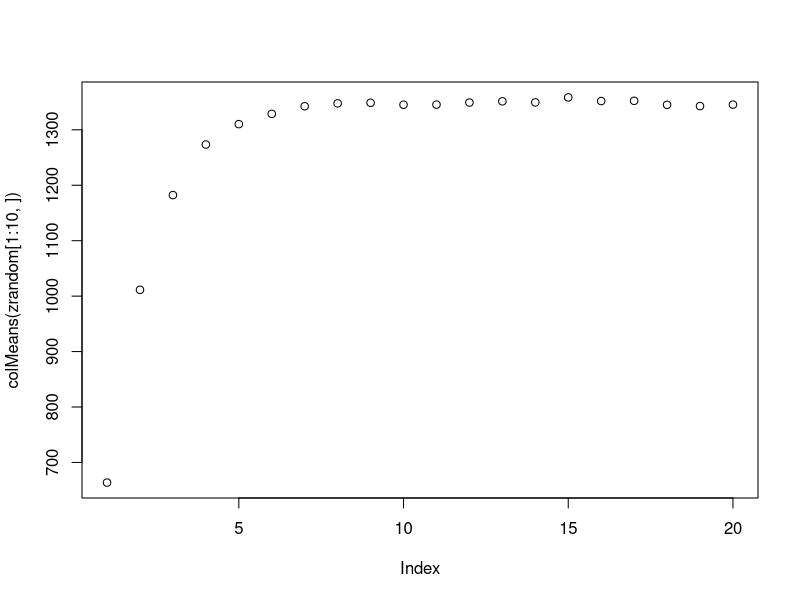

The R source for this figure: (Note: a time limit stopped this script after it produced the figure.)
library(ggplot2)

#MESOUDI MODEL V2
# 4/10/18
N <- 100
n <- 100
ci <- 10
cs <- 5
l <- 1000
mi <- 0
ms <- 0
nRounds <- 20


############################################
# 10 replicates x 3 for each learning bias condition

##############################################
##
## RANDOM COPYING 
##
#save population-level complexity levels for each of the 10 runs and 20 time steps
zrandom <- matrix(0,nrow=10, ncol=20)
#run 10 replicates
for (run in c(1:10)){
    print(paste("run ",run))
    z1 <- NULL
	#repertoire matrix
	#m[i,j] = trait value that agent i has for complexity level j
    m <- matrix(0,nrow=N, ncol=0)
	#reward matrix
	# r[i,j] = payoff for trait i at level j
    r <- matrix(0, nrow=n, ncol=0)
    #SIMULATION
    for (j in c(1:nRounds)){
        #replace pop with N naive individuals
        m_naive <- matrix(0, nrow=N, ncol=ncol(m))
        #assign list of effort budgets for each individual
        e <- rep(l,N)
        # for every naive individual
        for (i in c(1:N)){
            ##random copying
             #pick a model
             model <- sample(c(1:N),1)
             s <-1
			 #max s level of model
             smax <- which(m[model,]!=0)[length(which(m[model,]!=0))]
			 #for each s-level the model knows, while the learner still has effort budget
             while(length(smax) && e[i]>0 && s <= smax){
				 #learn that s level
                 m_naive[i,s] <- m[model,s]
				 #cost
                 e[i] <- e[i]-cs
                 s<-s+1
                 }
            #INNOVATION  
			#while learner has effort budget left 
            while(e[i] >0){
                #find the first s level the individual doesn't know
                if(any(m_naive[i,]==0)){
                    new <- which(m_naive[i,]==0)[1] #in case other individuals know more levels than this learner
                }else{
					#if the individual knows all the levels the population knows
                    new <- length(m_naive[i,])+1
					#create reward distribution for new s level
                    r <- cbind(r, rexp(n,rate=1))
                    r[,new] <- round(2*(r[,new]^2))
					#add empty s-level to repertoire matrix
                    m_naive <- cbind(m_naive, rep(0,N)) 
                }
                #pick a trait at random at level new and learn it
                #sample n traits
                nt <- sample(c(1:n),n)
                #learning is costly even if unsuccessful
                e[i] <- e[i]-ci
				#skip traits if reward is zero
                ii <-1
                while(r[nt[ii],new] == 0){
                    ii <- ii+1
                }
                if (ii<=n){
					#learn new trait
                    m_naive[i,new] <- nt[ii]
                }
            }
        }
		#update repertoire matrix
        m <- m_naive    
        #figure out average population complexity at each time round
        #   mean individual fitness
        zpop <- NULL
		#for each individual
        for(i in c(1:N)){
            smax <- which(m[i,]!=0)[length(which(m[i,]!=0))]
            zi <- 0
			#for each s-level that individual knows
            for (s in c(1:smax)){
                zi <- zi + r[m[i,s],s]
            }
			#add to population array
            zpop <- c(zpop,zi)
        }
		#average over individuals
        z1 <- c(z1,mean(zpop))
    }
    zrandom[run,] <- z1
}
plot(colMeans(zrandom[1:10,]))



############################################
###
## INDIRECT BIAS
##
zidb <- matrix(0,nrow=10, ncol=20)
for (run in c(1:10)){
    print(paste("run",run))
    z2 <- NULL    
    m <- matrix(0,nrow=N, ncol=0)
    r <- matrix(0, nrow=n, ncol=0)
    #SIMULATION
    ##
    # INDIRECT BIAS
    for (j in c(1:nRounds)){
        if(floor(j/3) == j/3){
            print(j)
        }
        #replace pop with N naive individuals
        m_naive <- matrix(0, nrow=N, ncol=ncol(m))
        #assign list of effort budgets for each individual
        e <- rep(l,N)
        # for every naive individual
        for (i in c(1:N)){
            # #COPYING
             #indirect bias
             #check with individual has the highest individual fitness
             if(ncol(m)){
                 ifitness <- rep(0,N)
                 for(ind in c(1:n)){
                     for(s in c(1:length(m[ind,]))){
                         ifitness[ind] <- ifitness[ind]+r[m[ind,s],s]
                     }
                 }
                 if(sum(ifitness>0)){
                     models <-which(ifitness == max(ifitness))
                     if(length(models) == 1){
                         model<-models
                     } else{
                         model <- sample(models,1)
                     }
                     #copy each level one by one
                     s<-1
                     smax <-which(m[model,]!=0)[length(which(m[model,]!=0))]
                     while(length(smax) && e[i]>0 && s<=smax){
                         m_naive[i,s] <- m[model,s]
                         e[i] <- e[i]-cs
                         s<-s+1
                     }
                 }
              }   
            #INNOVATION  
            # find first s-level not known by the individual
            while(e[i] >0){
                #find the first s level the individual doesn't know
                if(any(m_naive[i,]==0)){
                    new <- which(m_naive[i,]==0)[1]
                }else{
                    new <- length(m_naive[i,])+1
                    r <- cbind(r, rexp(n,rate=1))
                    r[,new] <- round(2*(r[,new]^2))
                    m_naive <- cbind(m_naive, rep(0,N)) 
                }
                #pick a trait at random at level new and learn it
                #sample n traits
                nt <- sample(c(1:n),n)
                #learning is costly even if unsuccessful
                e[i] <- e[i]-ci
                ii <-1
                #skip is reward is zero
                while(r[nt[ii],new] == 0){
                    ii <- ii+1
                }
                if (ii<=n){
                    m_naive[i,new] <- nt[ii]
                }
            }
        }
        m <- m_naive    
    
        #figure out average population complexity at each time round
        #   mean individual fitness
        zpop <- NULL
        for(i in c(1:N)){
            smax <- which(m[i,]!=0)[length(which(m[i,]!=0))]
            zi <- 0
            for (s in c(1:smax)){
                zi <- zi + r[m[i,s],s]
            }
            zpop <- c(zpop,zi)
        }
        z2 <- c(z2,mean(zpop))
    }
    zidb[run,] <- z2
}


############################################
###
## DIRECT BIAS
##

zdb <- matrix(0,nrow=10, ncol=20)
for (run in c(1:10)){
    print(paste("run",run))
    z3 <- NULL    
    m <- matrix(0,nrow=N, ncol=0)
    r <- matrix(0, nrow=n, ncol=0)
	#SIMULATION
	##
	# DIRECT BIAS
	for (j in c(1:nRounds)){
	    if(floor(j/3) == j/3){
	        print(j)
	    }
	    #replace pop with N naive individuals
	    m_naive <- matrix(0, nrow=N, ncol=ncol(m))
	    #assign list of effort budgets for each individual
	    e <- rep(l,N)
	    # for every naive individual
	    for (i in c(1:N)){
	        # #COPYING
	        ##
	             # direct bias
	             if(ncol(m)){
	                 s<-1
	                 smax <- ncol(m)
	                 while(e[i]>0 && s <=smax){
	                     #traits that the population knows
	                     spop <- m[,s]
	                     #highest payoff
	                     i_trait <- which(r[spop,s]==max(r[spop,s]))
	                     if(length(i_trait) ==1){
	                         m_naive[i,s] <- spop[i_trait]
	                     } else{
	                         m_naive[i,s] <- spop[sample(i_trait,1)]
	                     }
	                     e[i] <- e[i]-cs
	                     s<-s+1   
	                 }
	             } 
	        #INNOVATION  
	        # find first s-level not known by the individual
	        while(e[i] >0){
	            #find the first s level the individual doesn't know
	            if(any(m_naive[i,]==0)){
	                new <- which(m_naive[i,]==0)[1]
	            }else{
	                new <- length(m_naive[i,])+1
	                r <- cbind(r, rexp(n,rate=1))
	                r[,new] <- round(2*(r[,new]^2))
	                m_naive <- cbind(m_naive, rep(0,N)) 
	            }
	            #pick a trait at random at level new and learn it
	            #sample n traits
	            nt <- sample(c(1:n),n)
	            #learning is costly even if unsuccessful
	            e[i] <- e[i]-ci
	            ii <-1
	            #skip is reward is zero
	            while(r[nt[ii],new] == 0){
	                ii <- ii+1
	            }
	            if (ii<=n){
	                m_naive[i,new] <- nt[ii]
	            }
	        }
	    }
	    m <- m_naive    
    
	    #figure out average population complexity at each time round
	    #   mean individual fitness
	    zpop <- NULL
	    for(i in c(1:N)){
	        smax <- which(m[i,]!=0)[length(which(m[i,]!=0))]
	        zi <- 0
	        for (s in c(1:smax)){
	            zi <- zi + r[m[i,s],s]
	        }
	        zpop <- c(zpop,zi)
	    }
	    z3 <- c(z3,mean(zpop))
	}
    zdb[run,] <- z3
}

############################
## plot complexity levels over time; 20 timepoints, for each learning bias, averaged over 10 runs

d1 <- data.frame(cbind(c(1:nRounds), colMeans(zrandom), rep(1,nRounds)))
d2 <- data.frame(cbind(c(1:nRounds), colMeans(zidb), rep(2,nRounds)))
d3 <- data.frame(cbind(c(1:nRounds), colMeans(zdb), rep(3,nRounds)))
data <- rbind(d1,d2,d3)
colnames(data)<- c("time", "complexity", "bias")
data$bias <- as.factor(data$bias)

p<- ggplot(data, aes(x=time, y=complexity, col=bias))+
	geom_line() +
	scale_color_discrete(labels=c("random","indirect","direct"))

tiff("/Users/elena/Google Drive/ASU/mesoudi_model/pics/bias.tiff", height=10, width = 15, res=300, units="cm")
p
dev.off()
